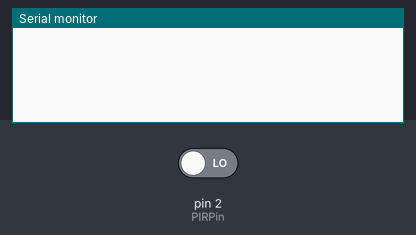
This sketch was run on a simulated Arduino Uno, built with avr-gcc and run on an emulated ATmega328P. Parts: the last lines printed to the serial monitor. The inputs (shaded band) are chosen by the test bench; at power-on: pin 2 (PIRPin) LOW.

Above: at 1.2 s.
1.3 s: pin 2 (PIRPin) driven HIGH
At 1.9 s:
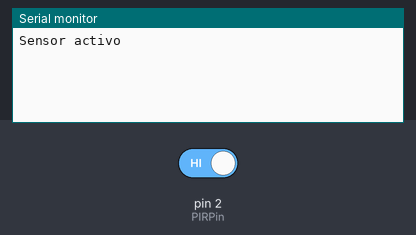
2.8 s: pin 2 (PIRPin) driven LOW
At 4.3 s:
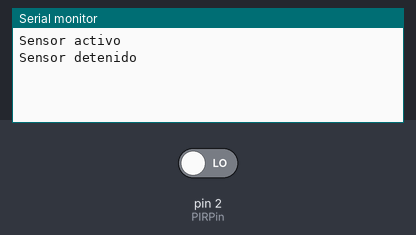

The sketch:

PIR.ino
```cpp
// Definimos el pin del  PIR sensor
int PIRPin = 2;
// Estado del sensor pir sin actividad
int pirState = LOW;
// Estado del pin
int val = 0;

void setup() {
  // Inicialización de la comunicación serial
  Serial.begin(9600);

  // Indicamos que el pin del pir actuará entrada
  pinMode(PIRPin, INPUT);
}

void loop() {
  // Valor de entrada del PIR // HIGH o LOW
  val = digitalRead(PIRPin);
// Si el sensor PIR está activo
  if (val == HIGH)
  {// Si el estado del sensor PIR está previamente apagado
    if (pirState == LOW)
    {
      // Se muestra en consola
      Serial.println("Sensor activo");
    }
    // Pone el estado del pir en HIGH
    pirState = HIGH;
  }
  else
  {//si el estado del PIR estaba encendido
    if (pirState == HIGH)
    {
      // Manda un mensaje en consola indicando que el sensor PIR está desactivado
      Serial.println("Sensor detenido");
      // Cambia el estado del PIR
      pirState = LOW;
    }
  }
}
```

Measured:
- after the input at 1.3 s, the serial monitor: prints a new line at once (image 1)
- after the input at 2.8 s, the serial monitor: prints a new line at once (image 2)
